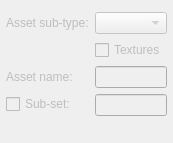
                 <widget class="QWidget" name="ma_assetSettings_scrollAreaWidgetContents">
                  <property name="geometry">
                   <rect>
                    <x>0</x>
                    <y>0</y>
                    <width>164</width>
                    <height>143</height>
                   </rect>
                  </property>
                  <layout class="QVBoxLayout" name="verticalLayout_3">
                   <property name="margin">
                    <number>0</number>
                   </property>
                   <item>
                    <widget class="QFrame" name="ma_assetSettings_frame">
                     <property name="frameShape">
                      <enum>QFrame::NoFrame</enum>
                     </property>
                     <layout class="QFormLayout" name="formLayout_3">
                      <property name="fieldGrowthPolicy">
                       <enum>QFormLayout::ExpandingFieldsGrow</enum>
                      </property>
                      <property name="leftMargin">
                       <number>6</number>
                      </property>
                      <property name="topMargin">
                       <number>12</number>
                      </property>
                      <property name="rightMargin">
                       <number>6</number>
                      </property>
                      <property name="bottomMargin">
                       <number>6</number>
                      </property>
                      <item row="6" column="0">
                       <widget class="QLabel" name="assetName_label">
                        <property name="enabled">
                         <bool>false</bool>
                        </property>
                        <property name="text">
                         <string>Asset name:</string>
                        </property>
                       </widget>
                      </item>
                      <item row="6" column="1">
                       <widget class="QLineEdit" name="assetName_lineEdit">
                        <property name="enabled">
                         <bool>false</bool>
                        </property>
                        <property name="text">
                         <string/>
                        </property>
                        <property name="frame">
                         <bool>true</bool>
                        </property>
                        <property name="readOnly">
                         <bool>false</bool>
                        </property>
                        <property name="mandatoryField" stdset="0">
                         <bool>false</bool>
                        </property>
                       </widget>
                      </item>
                      <item row="8" column="0">
                       <widget class="QCheckBox" name="subSet_checkBox">
                        <property name="enabled">
                         <bool>false</bool>
                        </property>
                        <property name="toolTip">
                         <string>Warning: creating sub-sets will affect version control.</string>
                        </property>
                        <property name="text">
                         <string>Sub-set:</string>
                        </property>
                       </widget>
                      </item>
                      <item row="2" column="0">
                       <widget class="QLabel" name="assetSubType_label">
                        <property name="enabled">
                         <bool>false</bool>
                        </property>
                        <property name="text">
                         <string>Asset sub-type:</string>
                        </property>
                       </widget>
                      </item>
                      <item row="2" column="1">
                       <widget class="QComboBox" name="assetSubType_comboBox">
                        <property name="enabled">
                         <bool>false</bool>
                        </property>
                       </widget>
                      </item>
                      <item row="3" column="1">
                       <widget class="QCheckBox" name="textures_checkBox">
                        <property name="enabled">
                         <bool>false</bool>
                        </property>
                        <property name="text">
                         <string>Textures</string>
                        </property>
                        <property name="checked">
                         <bool>false</bool>
                        </property>
                       </widget>
                      </item>
                      <item row="8" column="1">
                       <widget class="QLineEdit" name="subSetName_lineEdit">
                        <property name="enabled">
                         <bool>false</bool>
                        </property>
                        <property name="text">
                         <string/>
                        </property>
                        <property name="frame">
                         <bool>true</bool>
                        </property>
                        <property name="readOnly">
                         <bool>false</bool>
                        </property>
                        <property name="mandatoryField" stdset="0">
                         <bool>false</bool>
                        </property>
                       </widget>
                      </item>
                     </layout>
                    </widget>
                   </item>
                  </layout>
                 </widget>
